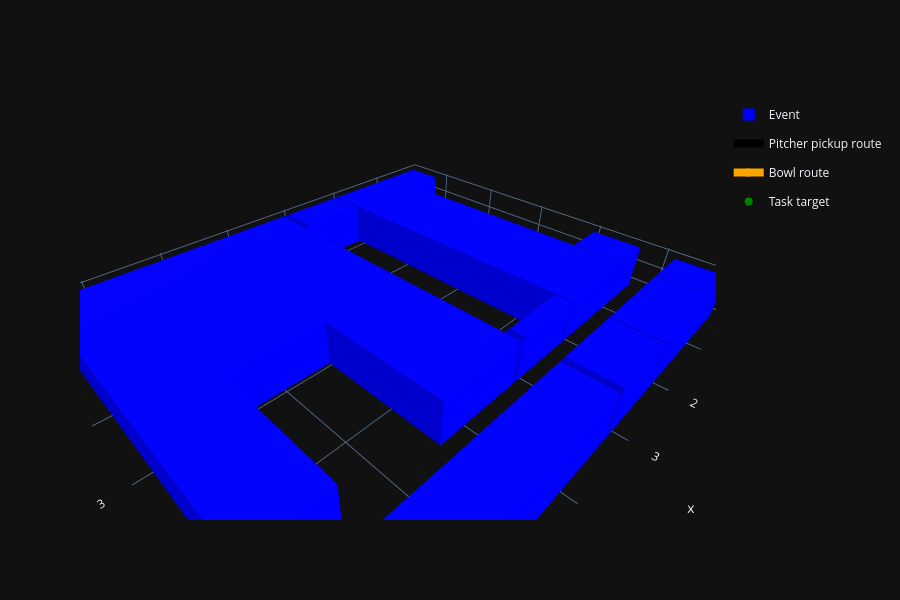

Notebook code cell kept with this figure:
### Code cell
plot_navigation_routes(
    navigation_graph,
    [
        ("Pitcher pickup route", pickup_route, "black"),
        ("Bowl route", pouring_route, "orange"),
    ],
    target=bowl.global_pose.to_position(),
)
